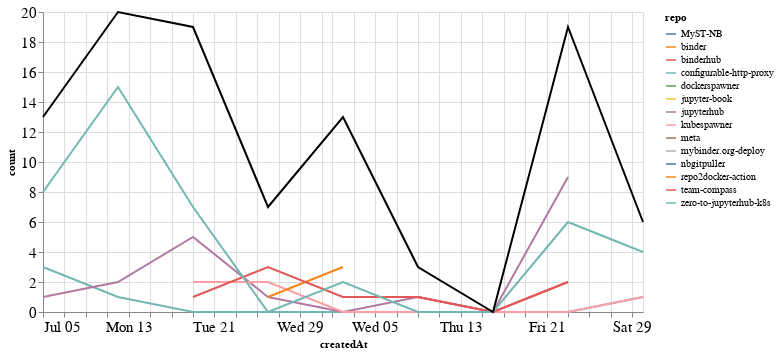

The cell this chart's notebook holds for it:
### Markdown cell above
## Comments

### Code cell
comments_time = comments.groupby('repo').resample('W', on='createdAt').count()['author'].reset_index()
comments_time = comments_time.rename(columns={'author': 'count'})
comments_time_total = comments_time.groupby('createdAt').agg({"count": "sum"}).reset_index()
ch1 = alt.Chart(comments_time, width=600).mark_line().encode(
    x='createdAt',
    y='count',
    color='repo',
    tooltip="repo"
)

ch2 = alt.Chart(comments_time_total, width=600).mark_line(color="black").encode(
    x='createdAt',
    y='count',
)

ch1 + ch2

### Figure 1 — Vega-Lite specification as saved in the notebook (floating-point values rounded to 4 significant figures)
{"config": {"axisLeft": {"labelFontSize": 15}, "axisBottom": {"labelFontSize": 15}}, "layer": [{"data": {"name": "data-090bc49f75959d4a18d6c61483a0c4fb"}, "mark": "line", "encoding": {"color": {"type": "nominal", "field": "repo"}, "tooltip": {"type": "nominal", "field": "repo"}, "x": {"type": "temporal", "field": "createdAt"}, "y": {"type": "quantitative", "field": "count"}}, "width": 600}, {"data": {"name": "data-1736e6caa1b829ee52831b7a0def503b"}, "mark": {"type": "line", "color": "black"}, "encoding": {"x": {"type": "temporal", "field": "createdAt"}, "y": {"type": "quantitative", "field": "count"}}, "width": 600}], "$schema": "https://vega.github.io/schema/vega-lite/v4.8.1.json", "datasets": {"data-090bc49f75959d4a18d6c61483a0c4fb": [{"repo": "MyST-NB", "createdAt": "2020-08-02T00:00:00", "count": 2}, {"repo": "binder", "createdAt": "2020-07-19T00:00:00", "count": 2}, {"repo": "binderhub", "createdAt": "2020-08-09T00:00:00", "count": 1}, {"repo": "binderhub", "createdAt": "2020-08-16T00:00:00", "count": 0}, {"repo": "binderhub", "createdAt": "2020-08-23T00:00:00", "count": 2}, {"repo": "configurable-http-proxy", "createdAt": "2020-07-05T00:00:00", "count": 3}, {"repo": "configurable-http-proxy", "createdAt": "2020-07-12T00:00:00", "count": 1}, {"repo": "configurable-http-proxy", "createdAt": "2020-07-19T00:00:00", "count": 0}, {"repo": "configurable-http-proxy", "createdAt": "2020-07-26T00:00:00", "count": 0}, {"repo": "configurable-http-proxy", "createdAt": "2020-08-02T00:00:00", "count": 0}, {"repo": "configurable-http-proxy", "createdAt": "2020-08-09T00:00:00", "count": 0}, {"repo": "configurable-http-proxy", "createdAt": "2020-08-16T00:00:00", "count": 0}, {"repo": "configurable-http-proxy", "createdAt": "2020-08-23T00:00:00", "count": 0}, {"repo": "configurable-http-proxy", "createdAt": "2020-08-30T00:00:00", "count": 1}, {"repo": "dockerspawner", "createdAt": "2020-07-05T00:00:00", "count": 1}, {"repo": "jupyter-book", "createdAt": "2020-07-12T00:00:00", "count": 1}, {"repo": "jupyterhub", "createdAt": "2020-07-05T00:00:00", "count": 1}, {"repo": "jupyterhub", "createdAt": "2020-07-12T00:00:00", "count": 2}, {"repo": "jupyterhub", "createdAt": "2020-07-19T00:00:00", "count": 5}, {"repo": "jupyterhub", "createdAt": "2020-07-26T00:00:00", "count": 1}, {"repo": "jupyterhub", "createdAt": "2020-08-02T00:00:00", "count": 0}, {"repo": "jupyterhub", "createdAt": "2020-08-09T00:00:00", "count": 1}, {"repo": "jupyterhub", "createdAt": "2020-08-16T00:00:00", "count": 0}, {"repo": "jupyterhub", "createdAt": "2020-08-23T00:00:00", "count": 9}, {"repo": "kubespawner", "createdAt": "2020-07-19T00:00:00", "count": 2}, {"repo": "kubespawner", "createdAt": "2020-07-26T00:00:00", "count": 2}, {"repo": "kubespawner", "createdAt": "2020-08-02T00:00:00", "count": 0}, {"repo": "kubespawner", "createdAt": "2020-08-09T00:00:00", "count": 0}, {"repo": "kubespawner", "createdAt": "2020-08-16T00:00:00", "count": 0}, {"repo": "kubespawner", "createdAt": "2020-08-23T00:00:00", "count": 0}, {"repo": "kubespawner", "createdAt": "2020-08-30T00:00:00", "count": 1}, {"repo": "meta", "createdAt": "2020-07-19T00:00:00", "count": 2}, {"repo": "mybinder.org-deploy", "createdAt": "2020-07-12T00:00:00", "count": 1}, {"repo": "nbgitpuller", "createdAt": "2020-08-02T00:00:00", "count": 5}, {"repo": "repo2docker-action", "createdAt": "2020-07-26T00:00:00", "count": 1}, {"repo": "repo2docker-action", "createdAt": "2020-08-02T00:00:00", "count": 3}, {"repo": "team-compass", "createdAt": "2020-07-19T00:00:00", "count": 1}, {"repo": "team-compass", "createdAt": "2020-07-26T00:00:00", "count": 3}, {"repo": "team-compass", "createdAt": "2020-08-02T00:00:00", "count": 1}, {"repo": "team-compass", "createdAt": "2020-08-09T00:00:00", "count": 1}, {"repo": "team-compass", "createdAt": "2020-08-16T00:00:00", "count": 0}, {"repo": "team-compass", "createdAt": "2020-08-23T00:00:00", "count": 2}, {"repo": "zero-to-jupyterhub-k8s", "createdAt": "2020-07-05T00:00:00", "count": 8}, {"repo": "zero-to-jupyterhub-k8s", "createdAt": "2020-07-12T00:00:00", "count": 15}, {"repo": "zero-to-jupyterhub-k8s", "createdAt": "2020-07-19T00:00:00", "count": 7}, {"repo": "zero-to-jupyterhub-k8s", "createdAt": "2020-07-26T00:00:00", "count": 0}, {"repo": "zero-to-jupyterhub-k8s", "createdAt": "2020-08-02T00:00:00", "count": 2}, {"repo": "zero-to-jupyterhub-k8s", "createdAt": "2020-08-09T00:00:00", "count": 0}, {"repo": "zero-to-jupyterhub-k8s", "createdAt": "2020-08-16T00:00:00", "count": 0}, {"repo": "zero-to-jupyterhub-k8s", "createdAt": "2020-08-23T00:00:00", "count": 6}, {"repo": "zero-to-jupyterhub-k8s", "createdAt": "2020-08-30T00:00:00", "count": 4}], "data-1736e6caa1b829ee52831b7a0def503b": [{"createdAt": "2020-07-05T00:00:00", "count": 13}, {"createdAt": "2020-07-12T00:00:00", "count": 20}, {"createdAt": "2020-07-19T00:00:00", "count": 19}, {"createdAt": "2020-07-26T00:00:00", "count": 7}, {"createdAt": "2020-08-02T00:00:00", "count": 13}, {"createdAt": "2020-08-09T00:00:00", "count": 3}, {"createdAt": "2020-08-16T00:00:00", "count": 0}, {"createdAt": "2020-08-23T00:00:00", "count": 19}, {"createdAt": "2020-08-30T00:00:00", "count": 6}]}}
